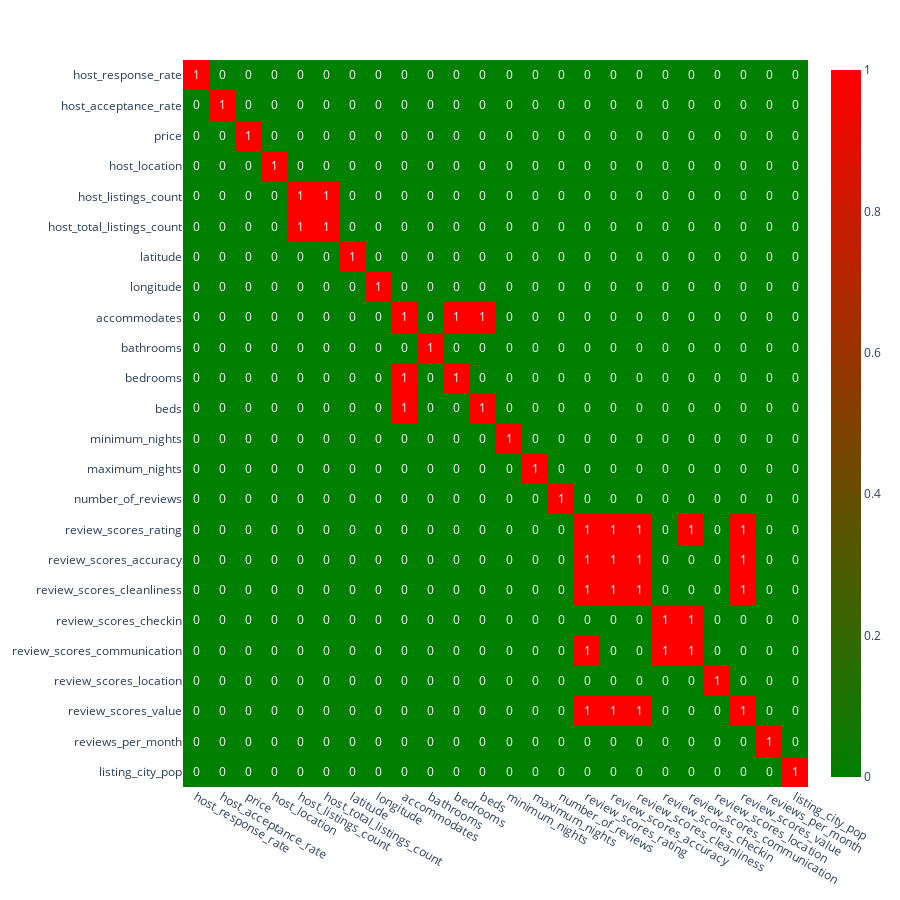

The notebook cell this image was saved under:
### Code cell
fig = px.imshow(corr_full,
                text_auto=True,
                aspect="auto",
                width=900,
                height=900,
                color_continuous_scale=["green", "red"])

fig.update_traces(z=mask, colorscale=[[0, "green"], [1, "red"]])

fig.show()

### Figure 1 — Plotly figure (JSON) as saved in the notebook; plotly's stock layout.template omitted (floating-point values rounded to 4 significant figures; data arrays with more than 128 entries replaced by an {"elided": "..."} marker saying what was removed)
{"data": [{"coloraxis": "coloraxis", "name": "0", "texttemplate": "%{z}", "x": ["host_response_rate", "host_acceptance_rate", "price", "host_location", "host_listings_count", "host_total_listings_count", "latitude", "longitude", "accommodates", "bathrooms", "bedrooms", "beds", "minimum_nights", "maximum_nights", "number_of_reviews", "review_scores_rating", "review_scores_accuracy", "review_scores_cleanliness", "review_scores_checkin", "review_scores_communication", "review_scores_location", "review_scores_value", "reviews_per_month", "listing_city_pop"], "y": ["host_response_rate", "host_acceptance_rate", "price", "host_location", "host_listings_count", "host_total_listings_count", "latitude", "longitude", "accommodates", "bathrooms", "bedrooms", "beds", "minimum_nights", "maximum_nights", "number_of_reviews", "review_scores_rating", "review_scores_accuracy", "review_scores_cleanliness", "review_scores_checkin", "review_scores_communication", "review_scores_location", "review_scores_value", "reviews_per_month", "listing_city_pop"], "z": {"elided": "24x24 int values"}, "type": "heatmap", "xaxis": "x", "yaxis": "y", "hovertemplate": "x: %{x}<br>y: %{y}<br>color: %{z}<extra></extra>", "colorscale": [[0, "green"], [1, "red"]]}], "layout": {"xaxis": {"anchor": "y", "domain": [0.0, 1.0]}, "yaxis": {"anchor": "x", "domain": [0.0, 1.0], "autorange": "reversed"}, "coloraxis": {"colorscale": [[0.0, "green"], [1.0, "red"]]}, "margin": {"t": 60}, "height": 900, "width": 900}}
